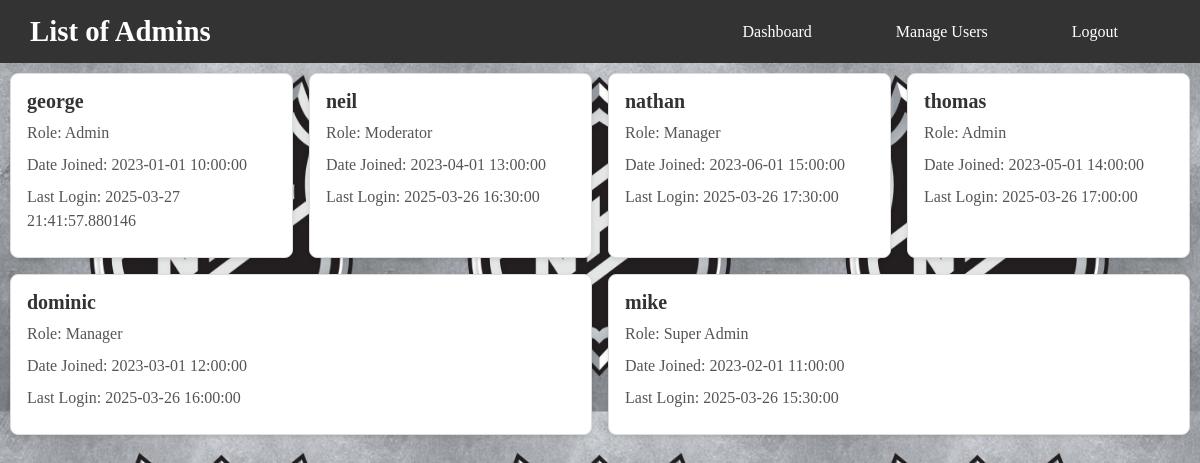
The app's page /admin_table, older data.
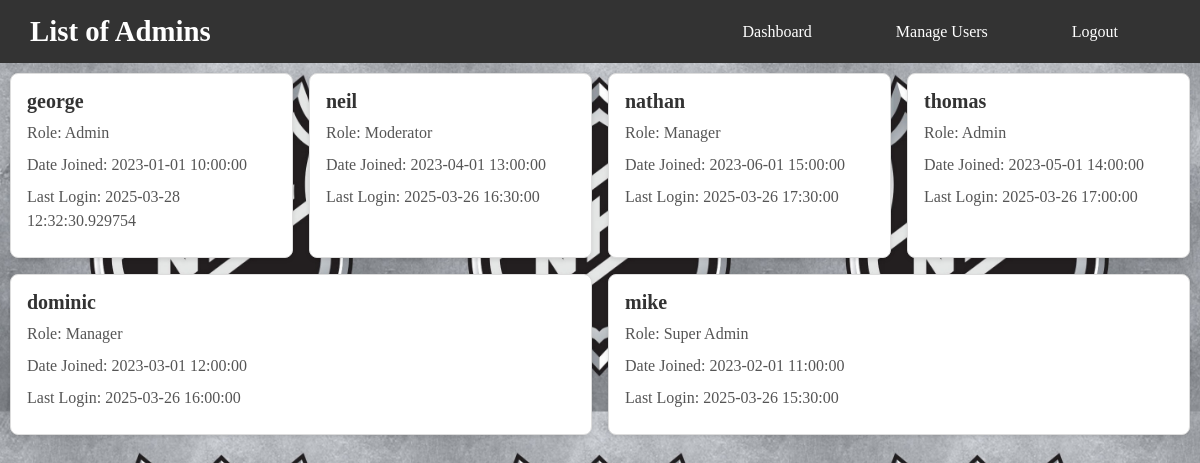
The same page, newer data.
### app/app.py (models this page shows)
class Admin(UserMixin, db.Model):
    __tablename__ = 'admin'
    id = db.Column(db.Integer, primary_key=True)
    username = db.Column(db.String(80), unique=True, nullable=False)
    password = db.Column(db.String(80), unique=True, nullable=False)
    role = db.Column(db.String(50), nullable=False, default="Admin")
    last_login = db.Column(db.DateTime, default=datetime, onupdate=datetime.utcnow)
    date_joined = db.Column(db.DateTime, default=datetime.utcnow)

### app/app.py (the view)
@app.route("/admin_table")
def admin_table():
    admins = Admin.query.all()
    return render_template("Admin/admin_table.html", admins=admins)

### app/templates/Admin/admin_table.html (shortened to what this page needs)
<!DOCTYPE html>
<html lang="en">
<head>
    <link href="{{ url_for('static', filename='CSS/pages/adminStyles.css') }}" rel="stylesheet" type="text/css">
    <link href="{{ url_for('static', filename='CSS/components/basics.css') }}" rel="stylesheet" type="text/css">
    <link href="{{ url_for('static', filename='CSS/components/container.css') }}" rel="stylesheet" type="text/css">
    <link href="{{ url_for('static', filename='CSS/pages/index.css') }}" rel="stylesheet" type="text/css">
</head>
<body>
    <header>
        <nav class="navbar">
            <h1>List of Admins</h1>
            <ul class="nav-links">
                <li><a href="{{ url_for('admin_home') }}">Dashboard</a></li>
                <li><a href="{{ url_for('manage_users') }}">Manage Users</a></li>
                <li><a href="{{ url_for('logout') }}">Logout</a></li>
            </ul>
        </nav>
    </header>
    <main>
        <div class="user-card-container">
            {% for admin in admins %}
                    <div class="user-card">
                        <h3>{{ admin.username }}</h3>
                        <p>Role: {{ admin.role }}</p>
                        <p>Date Joined: {{ admin.date_joined }}</p>
                        <p>Last Login: {{ admin.last_login }}</p>
                    </div>
            {% endfor %}
        </div>
    </main>
</body>
</html>

Row changes from the older to the newer data that the page shows:
changed Admin "george": last_login "2025-03-27 21:41:57.880146" → "2025-03-28 12:32:30.929754"
